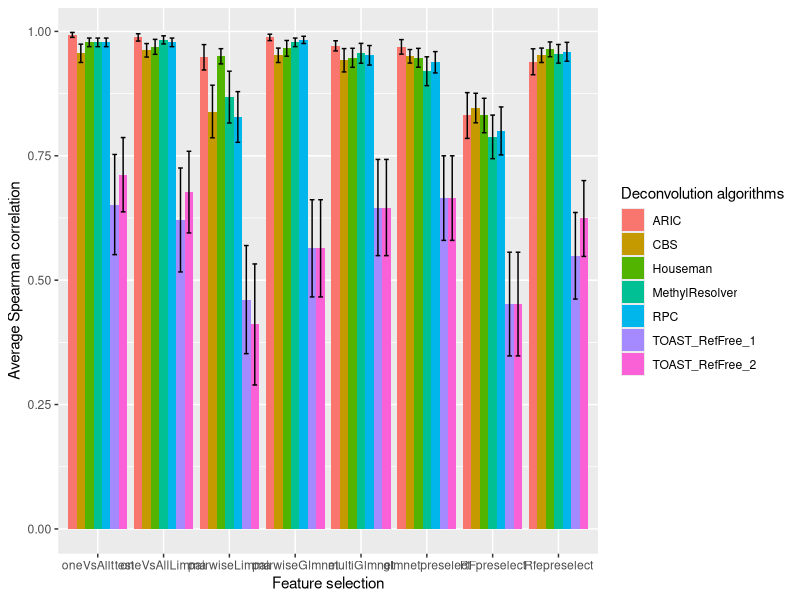
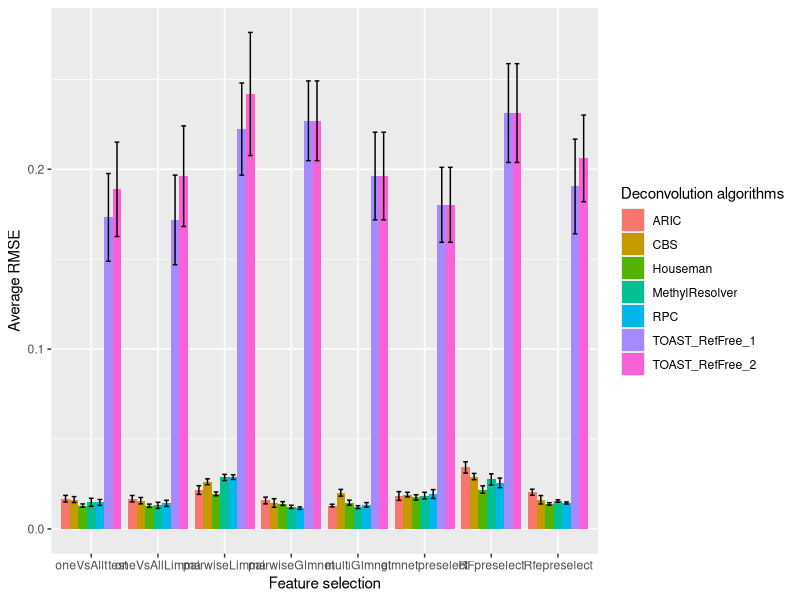
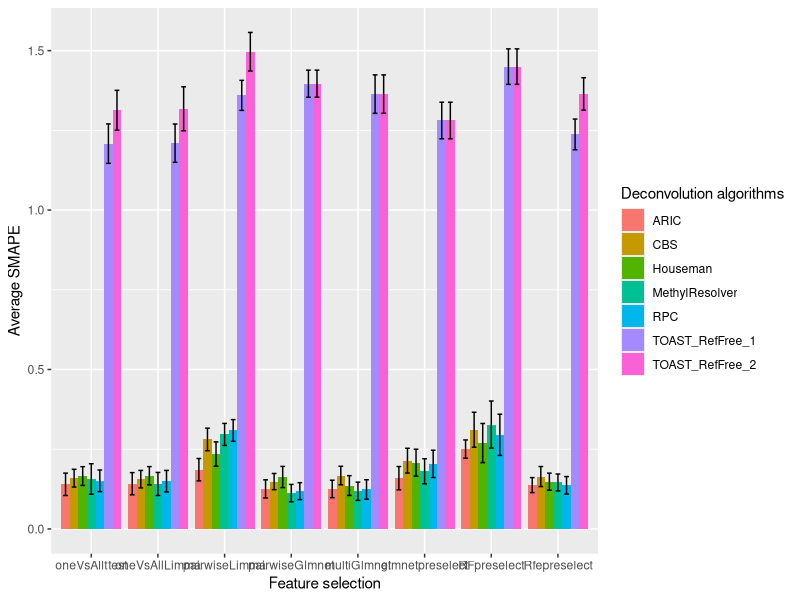
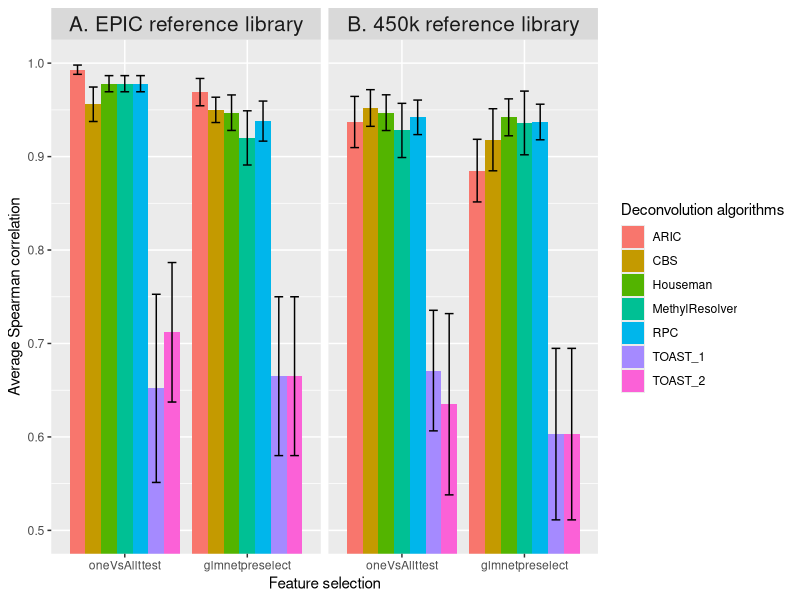
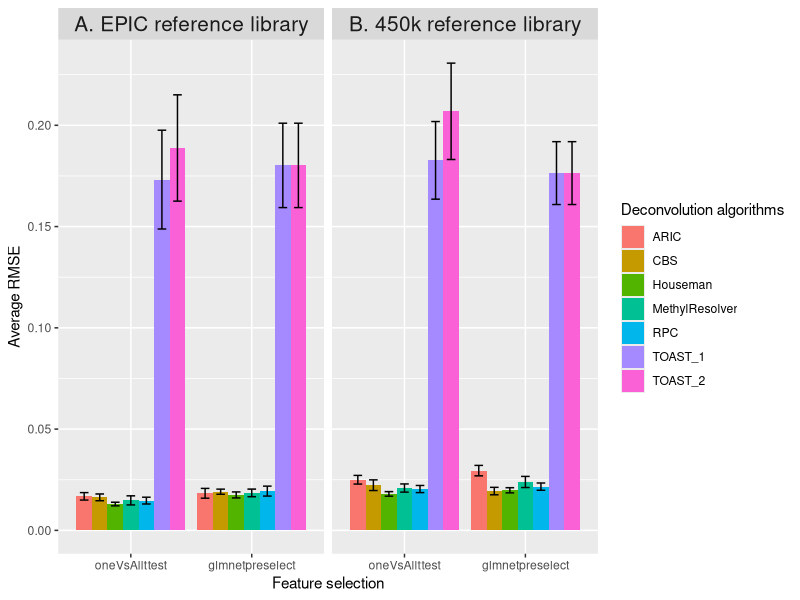
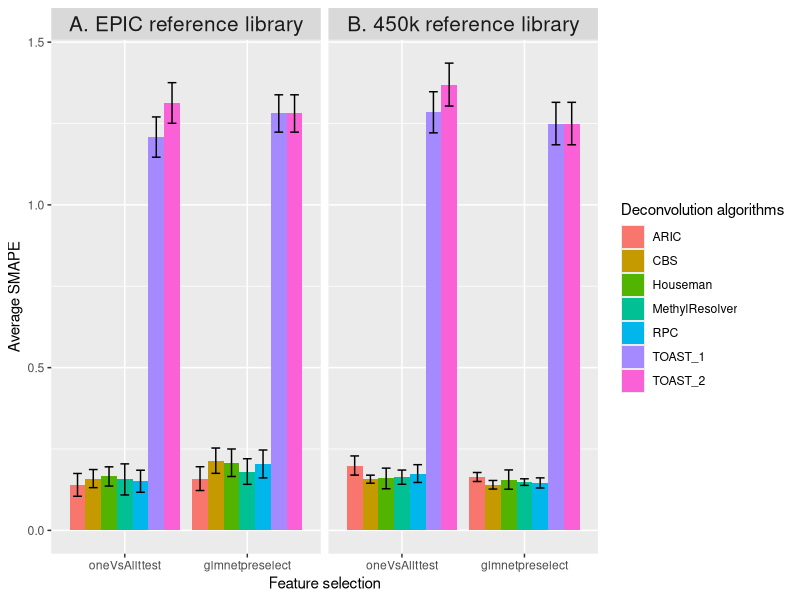

Here is the R script that generated these plots, in order:
library(tidyr)
library(ggplot2)

setwd("./Downloads/")
pdf(file = "Figure1.pdf",  
    width = 16,
    height = 8) 


cor_Houseman <- c(0.978, 0.969, 0.950, 0.966, 0.947, 0.947, 0.831, 0.964)
cor_RPC <- c(0.978, 0.978, 0.828, 0.983, 0.952, 0.938, 0.800, 0.959)
cor_CBS <- c(0.956, 0.962, 0.839, 0.952, 0.942, 0.950, 0.846, 0.952)
cor_MethylResolver <- c(0.978, 0.983, 0.868, 0.978, 0.956, 0.920, 0.788, 0.955)
cor_ARIC <- c(0.993, 0.988, 0.948, 0.988, 0.971, 0.969, 0.831, 0.939)
cor_TOAST_1 <- c(0.652, 0.621, 0.461, 0.564, 0.646, 0.665, 0.452, 0.549)
cor_TOAST_2 <- c(0.712, 0.677, 0.411, 0.564, 0.646, 0.665, 0.452, 0.624)
  
  
df1 <- data.frame(FeatureSelection = c("oneVsAllttest","oneVsAllLimma","pairwiseLimma","pairwiseGlmnet","multiGlmnet",
                                       "glmnetpreselect", "RFpreselect", "Rfepreselect"),
                  Houseman = cor_Houseman, RPC = cor_RPC, CBS = cor_CBS, MethylResolver = cor_MethylResolver, ARIC = cor_ARIC, 
                  TOAST_RefFree_1 = cor_TOAST_1, TOAST_RefFree_2 = cor_TOAST_2)


sd_1 <- c(0.0299, 0.0521, 0.0530, 0.0548, 0.0662, 0.0658, 0.1200, 0.0516,
          0.0299, 0.0299, 0.1766, 0.0252, 0.0679, 0.0743, 0.1670, 0.0659,
          0.0639, 0.0471, 0.1831, 0.0501, 0.0812, 0.0470, 0.1028, 0.0501,
          0.0299, 0.0282, 0.1804, 0.0299, 0.0692, 0.1005, 0.1517, 0.0648,
          0.0172, 0.0255, 0.0885, 0.0222, 0.0354, 0.0506, 0.1592, 0.0902,
          0.3488, 0.3619, 0.3764, 0.3385, 0.3349, 0.2944, 0.3611, 0.3014,
          0.2586, 0.2844, 0.4214, 0.3385, 0.3349, 0.2944, 0.3611, 0.2639)

se = sd_1/sqrt(12)


print(ggplot(data = df1 %>% gather(Deconvolution, Spearman_Correlation, -FeatureSelection),
             aes(x = factor(FeatureSelection, level = c("oneVsAllttest","oneVsAllLimma","pairwiseLimma","pairwiseGlmnet","multiGlmnet",
                                                        "glmnetpreselect", "RFpreselect", "Rfepreselect")), y = Spearman_Correlation, fill = Deconvolution)) +
        geom_bar(stat = 'identity', position = 'dodge')+
        #geom_text(aes(label= round(Spearman_Correlation,2)), position = position_dodge(0.9))+
        geom_errorbar(aes(ymin=Spearman_Correlation-se, ymax=Spearman_Correlation+se), width=.5, position=position_dodge(.9)) +
        labs(x = "Feature selection")+
        labs(y = "Average Spearman correlation")+
        labs(fill = "Deconvolution algorithms"))
        
dev.off()











pdf(file = "Figure1_RMSE.pdf",  
    width = 16,
    height = 8) 


RMSE_Houseman <- c(0.0130, 0.0129, 0.0195, 0.0141, 0.0146, 0.0175, 0.0219, 0.0139)
RMSE_RPC <- c(0.0147, 0.0142, 0.0288, 0.0115, 0.0134, 0.0194, 0.0256, 0.0144)
RMSE_CBS <- c(0.0163, 0.0157, 0.0262, 0.0144, 0.0201, 0.0191, 0.0291, 0.0162)
RMSE_MethylResolver <- c(0.0148, 0.0131, 0.0286, 0.0123, 0.0121, 0.0185, 0.0275, 0.0155)
RMSE_ARIC <- c(0.0168, 0.0168, 0.0216, 0.0158, 0.0130, 0.0183, 0.0342, 0.0204)
RMSE_TOAST_1 <- c(0.1732, 0.1718, 0.2223, 0.2269, 0.1962, 0.1802, 0.2312, 0.1904)
RMSE_TOAST_2 <- c(0.1888, 0.1961, 0.2418, 0.2269, 0.1962, 0.1802, 0.2312, 0.2060)
  
  
df1 <- data.frame(FeatureSelection = c("oneVsAllttest","oneVsAllLimma","pairwiseLimma","pairwiseGlmnet","multiGlmnet",
                                       "glmnetpreselect", "RFpreselect", "Rfepreselect"),
                  Houseman = RMSE_Houseman, RPC = RMSE_RPC, CBS = RMSE_CBS, MethylResolver = RMSE_MethylResolver, ARIC = RMSE_ARIC, 
                  TOAST_RefFree_1 = RMSE_TOAST_1, TOAST_RefFree_2 = RMSE_TOAST_2)


sd_1 <- c(0.0031, 0.0031, 0.0037, 0.0036, 0.0049, 0.0051, 0.0071, 0.0024,
          0.0058, 0.0060, 0.0045, 0.0024, 0.0043, 0.0085, 0.0092, 0.0020,
          0.0058, 0.0062, 0.0057, 0.0083, 0.0065, 0.0044, 0.0061, 0.0081,
          0.0078, 0.0059, 0.0060, 0.0031, 0.0028, 0.0065, 0.0109, 0.0024,
          0.0064, 0.0062, 0.0084, 0.0065, 0.0025, 0.0084, 0.0109, 0.0058,
          0.0845, 0.0863, 0.0888, 0.0768, 0.0844, 0.0722, 0.0952, 0.0912,
          0.0909, 0.0969, 0.1186, 0.0768, 0.0844, 0.0722, 0.0952, 0.0835)

se = sd_1/sqrt(12)

print(ggplot(data = df1 %>% gather(Deconvolution, Spearman_Correlation, -FeatureSelection),
             aes(x = factor(FeatureSelection, level = c("oneVsAllttest","oneVsAllLimma","pairwiseLimma","pairwiseGlmnet","multiGlmnet",
                                                        "glmnetpreselect", "RFpreselect", "Rfepreselect")), y = Spearman_Correlation, fill = Deconvolution)) +
        geom_bar(stat = 'identity', position = 'dodge')+
        #geom_text(aes(label= round(Spearman_Correlation,2)), position = position_dodge(0.9))+
        geom_errorbar(aes(ymin=Spearman_Correlation-se, ymax=Spearman_Correlation+se), width=.5, position=position_dodge(.9)) +
        labs(x = "Feature selection")+
        labs(y = "Average RMSE")+
        labs(fill = "Deconvolution algorithms"))
        
dev.off()







pdf(file = "Figure1_SMAPE.pdf",  
    width = 16,
    height = 8) 


SMAPE_Houseman <- c(0.1657, 0.1667, 0.2348, 0.1628, 0.1360, 0.2078, 0.2693, 0.1482)
SMAPE_RPC <- c(0.1509, 0.1497, 0.3088, 0.1185, 0.1237, 0.2040, 0.2951, 0.1367)
SMAPE_CBS <- c(0.1591, 0.1560, 0.2806, 0.1485, 0.1674, 0.2141, 0.3111, 0.1642)
SMAPE_MethylResolver <- c(0.1566, 0.1409, 0.2964, 0.1123, 0.1181, 0.1808, 0.3273, 0.1457)
SMAPE_ARIC <- c(0.1398, 0.1418, 0.1858, 0.1255, 0.1254, 0.1590, 0.2505, 0.1374)
SMAPE_TOAST_1 <- c(1.2084, 1.2098, 1.3597, 1.3964, 1.3637, 1.2809, 1.4500, 1.2372)
SMAPE_TOAST_2 <- c(1.3131, 1.3176, 1.4966, 1.3964, 1.3637, 1.2809, 1.4500, 1.3643)
  
  
df1 <- data.frame(FeatureSelection = c("oneVsAllttest","oneVsAllLimma","pairwiseLimma","pairwiseGlmnet","multiGlmnet",
                                       "glmnetpreselect", "RFpreselect", "Rfepreselect"),
                  Houseman = SMAPE_Houseman, RPC = SMAPE_RPC, CBS = SMAPE_CBS, MethylResolver = SMAPE_MethylResolver, ARIC = SMAPE_ARIC, 
                  TOAST_RefFree_1 = SMAPE_TOAST_1, TOAST_RefFree_2 = SMAPE_TOAST_2)


sd_1 <- c(0.1022, 0.0993, 0.1320, 0.1150, 0.1074, 0.1464, 0.2127, 0.0924,
          0.1174, 0.1168, 0.1180, 0.0918, 0.1056, 0.1486, 0.2243, 0.0952,
          0.0964, 0.0950, 0.1229, 0.0879, 0.1005, 0.1346, 0.1898, 0.1087,
          0.1656, 0.1255, 0.1198, 0.0947, 0.0991, 0.1363, 0.2557, 0.0917,
          0.1215, 0.1208, 0.1213, 0.0984, 0.0945, 0.1267, 0.0991, 0.0813,
          0.2141, 0.2080, 0.1634, 0.1469, 0.2086, 0.1986, 0.1926, 0.1669,
          0.2160, 0.2393, 0.2096, 0.1469, 0.2086, 0.1986, 0.1926, 0.1762)

se = sd_1/sqrt(12)

print(ggplot(data = df1 %>% gather(Deconvolution, Spearman_Correlation, -FeatureSelection),
             aes(x = factor(FeatureSelection, level = c("oneVsAllttest","oneVsAllLimma","pairwiseLimma","pairwiseGlmnet","multiGlmnet",
                                                        "glmnetpreselect", "RFpreselect", "Rfepreselect")), y = Spearman_Correlation, fill = Deconvolution)) +
        geom_bar(stat = 'identity', position = 'dodge')+
        #geom_text(aes(label= round(Spearman_Correlation,2)), position = position_dodge(0.9))+
        geom_errorbar(aes(ymin=Spearman_Correlation-se, ymax=Spearman_Correlation+se), width=.5, position=position_dodge(.9)) +
        labs(x = "Feature selection")+
        labs(y = "Average SMAPE")+
        labs(fill = "Deconvolution algorithms"))
        
dev.off()









## within cell-type

Houseman <- c(0.978, 0.947, 0.947, 0.942)
RPC <- c(0.978, 0.938, 0.942, 0.937)
CBS <- c(0.956, 0.950, 0.952, 0.918)
MethylResolver <- c(0.978, 0.920, 0.928, 0.936)
ARIC <- c(0.993, 0.969, 0.937, 0.885)
TOAST_1 <- c(0.652, 0.665, 0.671, 0.603)
TOAST_2 <- c(0.712, 0.665, 0.635, 0.603)


pdf(file = "Figure3.pdf",  
    width = 16,
    height = 8) 

df1 <- data.frame(FeatureSelection = c("oneVsAllttest","glmnetpreselect", "oneVsAllttest","glmnetpreselect"), 
                  facet = c("A. EPIC reference library", "A. EPIC reference library", "B. 450k reference library", "B. 450k reference library"), 
                  Houseman = Houseman, RPC = RPC, CBS = CBS, MethylResolver = MethylResolver,
                  ARIC = ARIC, TOAST_1 = TOAST_1, TOAST_2 = TOAST_2)


sd_1 <- c(0.0299, 0.0658, 0.0662, 0.0685,
          0.0299, 0.0743, 0.0640, 0.0660,
          0.0639, 0.0470, 0.0679, 0.1150,
          0.0299, 0.1005, 0.1004, 0.1181,
          0.0172, 0.0506, 0.0949, 0.1161,
          0.3488, 0.2944, 0.2235, 0.3179,
          0.2586, 0.2944, 0.3360, 0.3179)


se <- sd_1/sqrt(12)

ggplot(data = df1 %>% gather(Deconvolution, Spearman_Correlation, -c(FeatureSelection,facet)), 
       aes(x = factor(FeatureSelection, level = c("oneVsAllttest","glmnetpreselect")), y = Spearman_Correlation, fill = Deconvolution)) + 
  geom_bar(stat = 'identity', position = 'dodge')+
  #geom_text(aes(label= round(Spearman_Correlation,2)), position = position_dodge(0.9))+
  geom_errorbar(aes(ymin=Spearman_Correlation-se, ymax=Spearman_Correlation+se), width=.5, position=position_dodge(.9)) +
  facet_wrap(~factor(facet,level = c("A. EPIC reference library","B. 450k reference library")))+
  labs(x = "Feature selection")+
  labs(y = "Average Spearman correlation")+
  labs(fill = "Deconvolution algorithms")+
  coord_cartesian(ylim=c(0.5,1))+
  theme(strip.text.x = element_text(size = 15))

dev.off()







pdf(file = "Figure3_RMSE.pdf",  
    width = 16,
    height = 8) 


Houseman <- c(0.0130, 0.0175, 0.0180, 0.0198)
RPC <- c(0.0147, 0.0194, 0.0204, 0.0216)
CBS <- c(0.0163, 0.0191, 0.0223, 0.0194)
MethylResolver <- c(0.0148, 0.0185, 0.0209, 0.0239)
ARIC <- c(0.0168, 0.0183, 0.0250, 0.0295)
TOAST_1 <- c(0.1732, 0.1802, 0.1827, 0.1764)
TOAST_2 <- c(0.1888, 0.1802, 0.2069, 0.1764)




df1 <- data.frame(FeatureSelection = c("oneVsAllttest","glmnetpreselect", "oneVsAllttest","glmnetpreselect"), 
                  facet = c("A. EPIC reference library", "A. EPIC reference library", "B. 450k reference library", "B. 450k reference library"), 
                  Houseman = Houseman, RPC = RPC, CBS = CBS, MethylResolver = MethylResolver,
                  ARIC = ARIC, TOAST_1 = TOAST_1, TOAST_2 = TOAST_2)


sd_1 <- c(0.0031, 0.0051, 0.0039, 0.0044,
          0.0058, 0.0085, 0.0061, 0.0062,
          0.0058, 0.0044, 0.0091, 0.0064,
          0.0078, 0.0065, 0.0070, 0.0095,
          0.0064, 0.0084, 0.0074, 0.0089,
          0.0845, 0.0722, 0.0664, 0.0538,
          0.0909, 0.0722, 0.0824, 0.0538)


se <- sd_1/sqrt(12)

ggplot(data = df1 %>% gather(Deconvolution, Spearman_Correlation, -c(FeatureSelection,facet)), 
       aes(x = factor(FeatureSelection, level = c("oneVsAllttest","glmnetpreselect")), y = Spearman_Correlation, fill = Deconvolution)) + 
  geom_bar(stat = 'identity', position = 'dodge')+
  #geom_text(aes(label= round(Spearman_Correlation,2)), position = position_dodge(0.9))+
  geom_errorbar(aes(ymin=Spearman_Correlation-se, ymax=Spearman_Correlation+se), width=.5, position=position_dodge(.9)) +
  facet_wrap(~factor(facet,level = c("A. EPIC reference library","B. 450k reference library")))+
  labs(x = "Feature selection")+
  labs(y = "Average RMSE")+
  labs(fill = "Deconvolution algorithms")+
  theme(strip.text.x = element_text(size = 15))

dev.off()








pdf(file = "Figure3_SMAPE.pdf",  
    width = 16,
    height = 8) 


Houseman <- c(0.1657, 0.2078, 0.1595, 0.1561)
RPC <- c(0.1509, 0.2040, 0.1745, 0.1457)
CBS <- c(0.1591, 0.2141, 0.1573, 0.1401)
MethylResolver <- c(0.1566, 0.1808, 0.1635, 0.1483)
ARIC <- c(0.1398, 0.1590, 0.1993, 0.1640)
TOAST_1 <- c(1.2084, 1.2809, 1.2845, 1.2498)
TOAST_2 <- c(1.3131, 1.2809, 1.3696, 1.2498)




df1 <- data.frame(FeatureSelection = c("oneVsAllttest","glmnetpreselect", "oneVsAllttest","glmnetpreselect"), 
                  facet = c("A. EPIC reference library", "A. EPIC reference library", "B. 450k reference library", "B. 450k reference library"), 
                  Houseman = Houseman, RPC = RPC, CBS = CBS, MethylResolver = MethylResolver,
                  ARIC = ARIC, TOAST_1 = TOAST_1, TOAST_2 = TOAST_2)


sd_1 <- c(0.1022, 0.1464, 0.1097, 0.1026,
          0.1174, 0.1486, 0.0948, 0.0540,
          0.0964, 0.1346, 0.0427, 0.0457,
          0.1656, 0.1363, 0.0756, 0.0350,
          0.1215, 0.1267, 0.1021, 0.0479,
          0.2141, 0.1986, 0.2190, 0.2259,
          0.2160, 0.1986, 0.2282, 0.2259)


se <- sd_1/sqrt(12)

ggplot(data = df1 %>% gather(Deconvolution, Spearman_Correlation, -c(FeatureSelection,facet)), 
       aes(x = factor(FeatureSelection, level = c("oneVsAllttest","glmnetpreselect")), y = Spearman_Correlation, fill = Deconvolution)) + 
  geom_bar(stat = 'identity', position = 'dodge')+
  #geom_text(aes(label= round(Spearman_Correlation,2)), position = position_dodge(0.9))+
  geom_errorbar(aes(ymin=Spearman_Correlation-se, ymax=Spearman_Correlation+se), width=.5, position=position_dodge(.9)) +
  facet_wrap(~factor(facet,level = c("A. EPIC reference library","B. 450k reference library")))+
  labs(x = "Feature selection")+
  labs(y = "Average SMAPE")+
  labs(fill = "Deconvolution algorithms")+
  theme(strip.text.x = element_text(size = 15))

dev.off()
